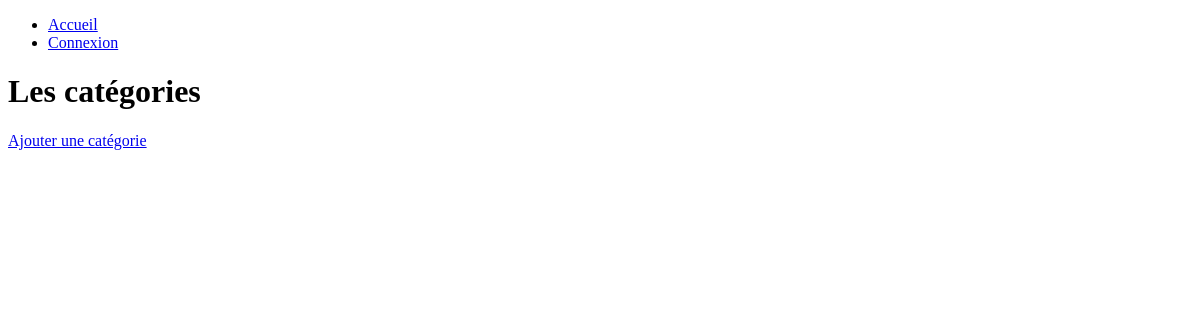
Page /category/index.php on the earlier database version.
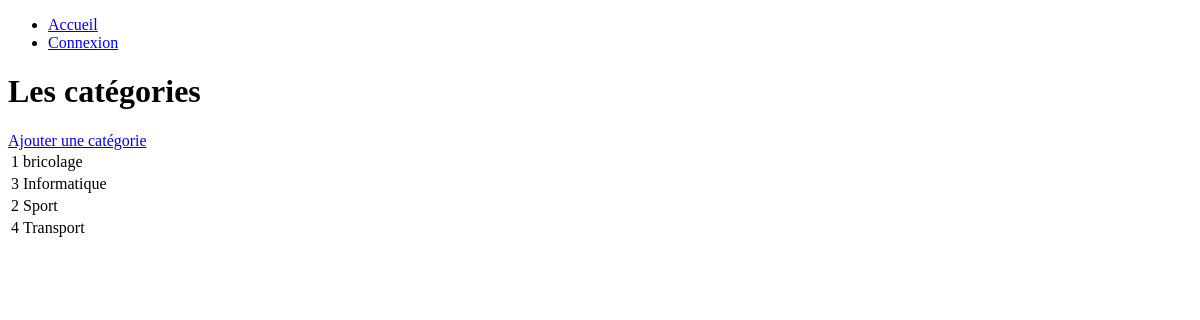
Same page on the later database version.
### tables this page shows
CREATE TABLE `category` (
  `id` int(11) NOT NULL,
  `name` varchar(255) NOT NULL
);

### category/index.php (the view, shortened to what this page needs)
<?php
$pdo = connectToDb();
$query = $pdo->prepare(
  'SELECT * FROM category
   ORDER BY name ASC');
$query->execute();
$categories = $query->fetchAll(PDO::FETCH_OBJ);
?>
 <!DOCTYPE html>
 <html lang="en" dir="ltr">
   <head>
   </head>
   <body>
     <header>
       <?php include PATH_BASE . 'includes/menu.inc.php'; ?>
       <h1>Les catégories</h1>
     </header>
     <div class="">
       <a class="btn btn-primary" href="add.php">Ajouter une catégorie</a>
     </div>
     <table class="table table-striped ">
       <?php foreach($categories as $category): ?>
         <tr>
           <td><?php echo $category->id;  ?></td>
           <td><?php echo $category->name;  ?></td>
         </tr>
       <?php endforeach; ?>
     </table>
   </body>
 </html>

### includes/menu.inc.php
<nav>
  <ul>
    <li>
      <?php echo '<a href="'. URL_BASE .'index.php">Accueil</a>'; ?>
    </li>
    <?php
      if (isset($_SESSION['user'])) {
        if (isset($isUserAdmin) && $isUserAdmin) {
          echo '<li><a href="'. URL_BASE .'advert/index.php">Mes annonces</a></li>';
          echo '<li><a href="'. URL_BASE .'category/index.php">Catégories</a></li>';
        }
        echo '<li>'.$_SESSION['user'].' <a href="'. URL_BASE .'logout.php">(Déconnexion)</a></li>';
      } else {
        echo '<li><a href="'. URL_BASE .'login.php">Connexion</a></li>';
      }
    ?>
  </ul>
</nav>

Differences in the rows shown:
added category: id "1", name "bricolage"
added category: id "3", name "Informatique"
added category: id "2", name "Sport"
added category: id "4", name "Transport"
